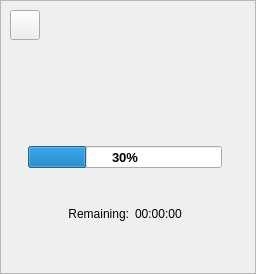
              <widget class="QWidget" name="page_2">
               <layout class="QGridLayout" name="gridLayout_10">
                <property name="leftMargin">
                 <number>0</number>
                </property>
                <property name="topMargin">
                 <number>0</number>
                </property>
                <property name="rightMargin">
                 <number>0</number>
                </property>
                <property name="bottomMargin">
                 <number>0</number>
                </property>
                <property name="spacing">
                 <number>0</number>
                </property>
                <item row="0" column="0">
                 <widget class="QFrame" name="frameProgressExport">
                  <property name="frameShape">
                   <enum>QFrame::Shape::StyledPanel</enum>
                  </property>
                  <property name="frameShadow">
                   <enum>QFrame::Shadow::Raised</enum>
                  </property>
                  <layout class="QGridLayout" name="gridLayout_3">
                   <item row="1" column="2">
                    <spacer name="verticalSpacer_4">
                     <property name="orientation">
                      <enum>Qt::Orientation::Vertical</enum>
                     </property>
                     <property name="sizeType">
                      <enum>QSizePolicy::Policy::Fixed</enum>
                     </property>
                     <property name="sizeHint" stdset="0">
                      <size>
                       <width>20</width>
                       <height>100</height>
                      </size>
                     </property>
                    </spacer>
                   </item>
                   <item row="5" column="2">
                    <spacer name="verticalSpacer_3">
                     <property name="orientation">
                      <enum>Qt::Orientation::Vertical</enum>
                     </property>
                     <property name="sizeHint" stdset="0">
                      <size>
                       <width>20</width>
                       <height>40</height>
                      </size>
                     </property>
                    </spacer>
                   </item>
                   <item row="2" column="2">
                    <layout class="QGridLayout" name="gridLayout_8">
                     <property name="topMargin">
                      <number>0</number>
                     </property>
                     <property name="verticalSpacing">
                      <number>6</number>
                     </property>
                     <item row="1" column="0">
                      <spacer name="verticalSpacer_5">
                       <property name="orientation">
                        <enum>Qt::Orientation::Vertical</enum>
                       </property>
                       <property name="sizeType">
                        <enum>QSizePolicy::Policy::Fixed</enum>
                       </property>
                       <property name="sizeHint" stdset="0">
                        <size>
                         <width>18</width>
                         <height>30</height>
                        </size>
                       </property>
                      </spacer>
                     </item>
                     <item row="0" column="3">
                      <widget class="QLabel" name="labelAnimation">
                       <property name="minimumSize">
                        <size>
                         <width>18</width>
                         <height>18</height>
                        </size>
                       </property>
                       <property name="maximumSize">
                        <size>
                         <width>18</width>
                         <height>18</height>
                        </size>
                       </property>
                       <property name="text">
                        <string/>
                       </property>
                       <property name="scaledContents">
                        <bool>true</bool>
                       </property>
                      </widget>
                     </item>
                     <item row="0" column="1" colspan="2">
                      <widget class="QProgressBar" name="progressBar_export">
                       <property name="enabled">
                        <bool>true</bool>
                       </property>
                       <property name="sizePolicy">
                        <sizepolicy hsizetype="Expanding" vsizetype="Fixed">
                         <horstretch>0</horstretch>
                         <verstretch>0</verstretch>
                        </sizepolicy>
                       </property>
                       <property name="minimumSize">
                        <size>
                         <width>0</width>
                         <height>22</height>
                        </size>
                       </property>
                       <property name="maximumSize">
                        <size>
                         <width>16777215</width>
                         <height>22</height>
                        </size>
                       </property>
                       <property name="font">
                        <font>
                         <pointsize>10</pointsize>
                         <bold>true</bold>
                         <kerning>true</kerning>
                        </font>
                       </property>
                       <property name="focusPolicy">
                        <enum>Qt::FocusPolicy::NoFocus</enum>
                       </property>
                       <property name="acceptDrops">
                        <bool>false</bool>
                       </property>
                       <property name="autoFillBackground">
                        <bool>false</bool>
                       </property>
                       <property name="styleSheet">
                        <string notr="true"/>
                       </property>
                       <property name="locale">
                        <locale language="English" country="UnitedStates"/>
                       </property>
                       <property name="inputMethodHints">
                        <set>Qt::InputMethodHint::ImhNone</set>
                       </property>
                       <property name="value">
                        <number>30</number>
                       </property>
                       <property name="textVisible">
                        <bool>true</bool>
                       </property>
                       <property name="invertedAppearance">
                        <bool>false</bool>
                       </property>
                       <property name="format">
                        <string notr="true">%p%</string>
                       </property>
                      </widget>
                     </item>
                     <item row="2" column="1" colspan="2">
                      <layout class="QHBoxLayout" name="horizontalLayout_2">
                       <item>
                        <spacer name="horizontalSpacer_12">
                         <property name="orientation">
                          <enum>Qt::Orientation::Horizontal</enum>
                         </property>
                         <property name="sizeHint" stdset="0">
                          <size>
                           <width>40</width>
                           <height>20</height>
                          </size>
                         </property>
                        </spacer>
                       </item>
                       <item>
                        <widget class="QLabel" name="label_Remaining">
                         <property name="sizePolicy">
                          <sizepolicy hsizetype="Preferred" vsizetype="Preferred">
                           <horstretch>0</horstretch>
                           <verstretch>0</verstretch>
                          </sizepolicy>
                         </property>
                         <property name="layoutDirection">
                          <enum>Qt::LayoutDirection::LeftToRight</enum>
                         </property>
                         <property name="autoFillBackground">
                          <bool>false</bool>
                         </property>
                         <property name="text">
                          <string>Remaining:</string>
                         </property>
                         <property name="alignment">
                          <set>Qt::AlignmentFlag::AlignRight|Qt::AlignmentFlag::AlignTrailing|Qt::AlignmentFlag::AlignVCenter</set>
                         </property>
                        </widget>
                       </item>
                       <item>
                        <widget class="QLabel" name="label_RemTime_export">
                         <property name="sizePolicy">
                          <sizepolicy hsizetype="Preferred" vsizetype="Preferred">
                           <horstretch>0</horstretch>
                           <verstretch>0</verstretch>
                          </sizepolicy>
                         </property>
                         <property name="layoutDirection">
                          <enum>Qt::LayoutDirection::LeftToRight</enum>
                         </property>
                         <property name="autoFillBackground">
                          <bool>false</bool>
                         </property>
                         <property name="text">
                          <string notr="true">00:00:00</string>
                         </property>
                         <property name="alignment">
                          <set>Qt::AlignmentFlag::AlignLeading|Qt::AlignmentFlag::AlignLeft|Qt::AlignmentFlag::AlignVCenter</set>
                         </property>
                        </widget>
                       </item>
                       <item>
                        <spacer name="horizontalSpacer_29">
                         <property name="orientation">
                          <enum>Qt::Orientation::Horizontal</enum>
                         </property>
                         <property name="sizeHint" stdset="0">
                          <size>
                           <width>40</width>
                           <height>20</height>
                          </size>
                         </property>
                        </spacer>
                       </item>
                      </layout>
                     </item>
                     <item row="1" column="2">
                      <spacer name="horizontalSpacer_4">
                       <property name="orientation">
                        <enum>Qt::Orientation::Horizontal</enum>
                       </property>
                       <property name="sizeHint" stdset="0">
                        <size>
                         <width>40</width>
                         <height>20</height>
                        </size>
                       </property>
                      </spacer>
                     </item>
                     <item row="1" column="1">
                      <spacer name="horizontalSpacer">
                       <property name="orientation">
                        <enum>Qt::Orientation::Horizontal</enum>
                       </property>
                       <property name="sizeHint" stdset="0">
                        <size>
                         <width>40</width>
                         <height>20</height>
                        </size>
                       </property>
                      </spacer>
                     </item>
                    </layout>
                   </item>
                   <item row="0" column="2">
                    <layout class="QHBoxLayout" name="horizontalLayout">
                     <property name="leftMargin">
                      <number>0</number>
                     </property>
                     <property name="topMargin">
                      <number>0</number>
                     </property>
                     <property name="rightMargin">
                      <number>0</number>
                     </property>
                     <property name="bottomMargin">
                      <number>0</number>
                     </property>
                     <item>
                      <widget class="QPushButton" name="buttonReturn">
                       <property name="minimumSize">
                        <size>
                         <width>30</width>
                         <height>30</height>
                        </size>
                       </property>
                       <property name="maximumSize">
                        <size>
                         <width>30</width>
                         <height>30</height>
                        </size>
                       </property>
                       <property name="text">
                        <string/>
                       </property>
                       <property name="iconSize">
                        <size>
                         <width>25</width>
                         <height>25</height>
                        </size>
                       </property>
                      </widget>
                     </item>
                     <item>
                      <spacer name="verticalSpacer_6">
                       <property name="orientation">
                        <enum>Qt::Orientation::Vertical</enum>
                       </property>
                       <property name="sizeType">
                        <enum>QSizePolicy::Policy::Fixed</enum>
                       </property>
                       <property name="sizeHint" stdset="0">
                        <size>
                         <width>20</width>
                         <height>30</height>
                        </size>
                       </property>
                      </spacer>
                     </item>
                     <item>
                      <spacer name="horizontalSpacer_9">
                       <property name="orientation">
                        <enum>Qt::Orientation::Horizontal</enum>
                       </property>
                       <property name="sizeHint" stdset="0">
                        <size>
                         <width>40</width>
                         <height>20</height>
                        </size>
                       </property>
                      </spacer>
                     </item>
                    </layout>
                   </item>
                  </layout>
                 </widget>
                </item>
               </layout>
              </widget>
